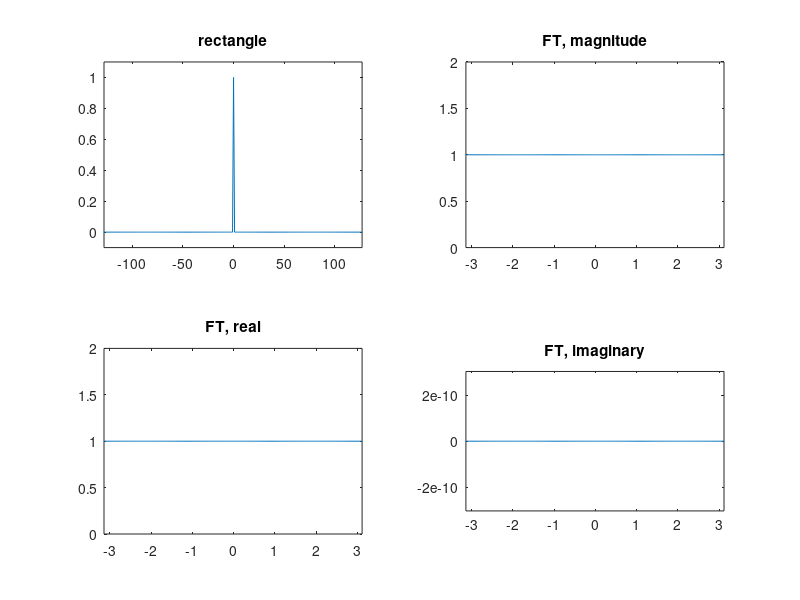
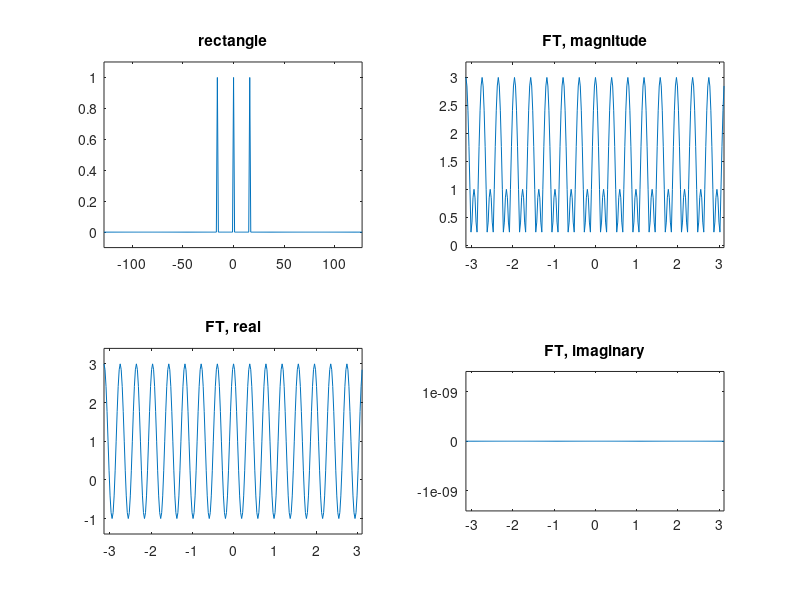
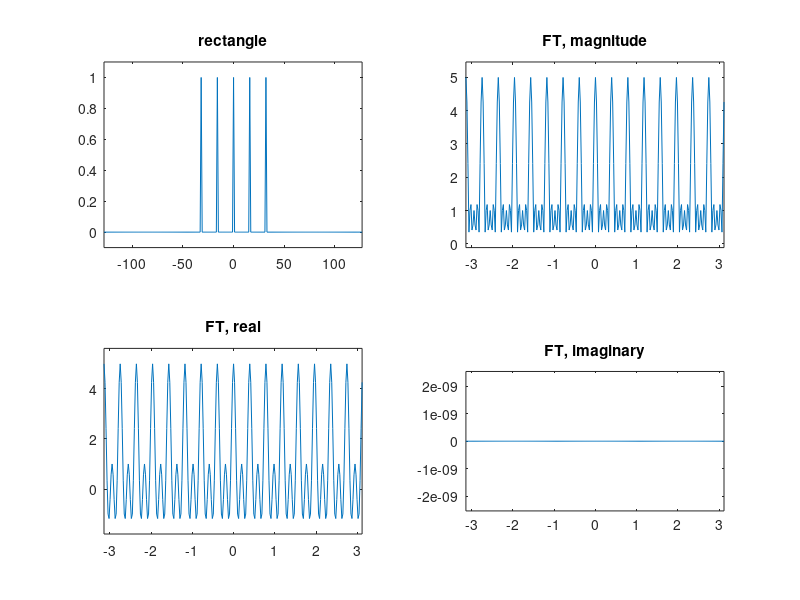
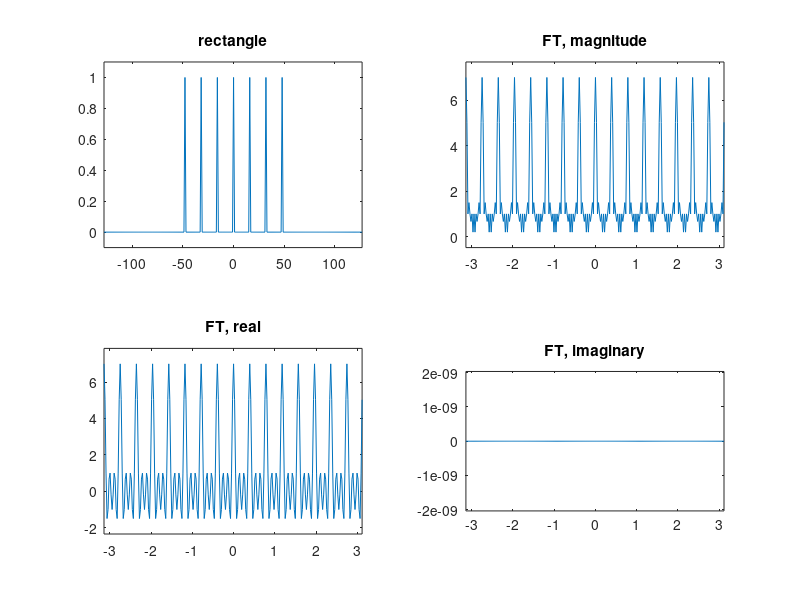

These figures' MATLAB source, in order:
%=========================================================================
%                                                                     
%       BIOMEDICAL IMAGING
%       II SIGNALS AND SYSTEMS
%
%=========================================================================

%=========================================================================
%	EXERCISE 3, Building a Comb
%=========================================================================

function [] = SISY_EXERCISE3()

    clear all; close all; 
    
    fprintf ( '-----------------------------------------\n' );  
    fprintf ( '3 BUILDING A COMB                        \n' );  
    fprintf ( '-----------------------------------------\n' );  
    
    n = 256;                                 % length of inputs
    
    x = [0:n-1]-n/2;
    k = [-n/2:n/2-1]*2*pi/n;                 % sampling positions in the transform domain                                                                                                  
    corr = exp(-i.*k.*x(1));                 % phase correction for shifting origin to the center of the input 
    
    f = zeros(1,n);
    
    
    delta_x = 16
    
    
    for j = 0:n/delta_x/2-1
        f(n/2+1+j*delta_x) = 1
        f(n/2+1-j*delta_x) = 1
        
        g = corr.*fftshift(fft(f))
             
        figure
        subplot(2,2,1), plot(x,f), axis tight, ylim(range(f)), title('rectangle')                                                       
        subplot(2,2,2), plot(k,abs(g)), axis tight, ylim(range(abs(g))), title('FT, magnitude')
        subplot(2,2,3), plot(k,real(g)), axis tight, ylim(range(real(g))), title('FT, real') 
        subplot(2,2,4), plot(k,imag(g)), axis tight, ylim(range(imag(g))), title('FT, imaginary') 
    end        
end

function r = range(x)
    d = 0.1*(max(x)-min(x))
    if (d==0),
        d = 1
    end
    r = [min(x)-d max(x)+d]    
end


       